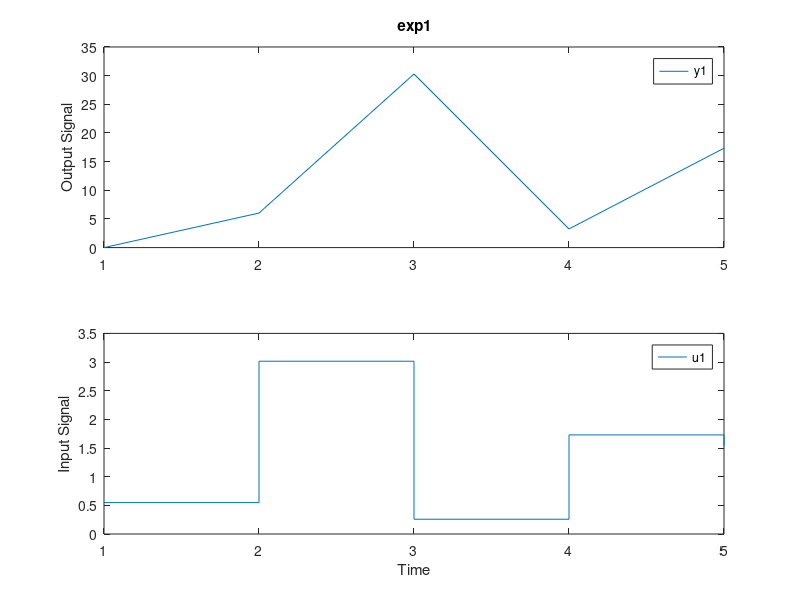

Write MATLAB code to recreate this figure. (Note: this script raises an error after producing the figure.)
%load iddata3 z3 % estimation data
len = 5;
u1 = exp(randn(1, len))';
u2 = exp(randn(1, len))';
y = zeros(size(u1));
tao = 1;
for t = 1:length(u1)  % fake data with strong autocorrelation
    if t-tao > 0;
        y(t) = u1(t-tao)*10 + rand;
    end
end

%y = [1 2 3 5 10 20].';
%u1 = [0 1 2 4 9 15].';
%u2 = [1 2 3 4 5 6].';

u = [u1, u2];  % is u time or input signal?
u = u1;

ny = size(y, 2);  % # of inputs
nu = size(u, 2);  % # of outputs

if(size(u, 1) ~= size(y, 1))
    printf('size of input and output mismatched');
end

z3 = iddata(y, u, 1);
disp(z3)
figure;
plot(z3)
na = 1;
nb = 1;
nk = 1;

% # rows of na, nb, nk == # outputs rows of u (ny) 
% na is square (ny by ny)
% nb && nk are ny x nu

Orders = [na nb nk]; 
[Lambda, R] = arxRegul(z3, Orders, 'DC');
Opt = arxOptions;
Opt.Regularization.Lambda = Lambda;
Opt.Regularization.R = R;
model1 = arx(z3, Orders)      % unregularized estimate 
model2 = arx(z3, Orders, Opt) % regularized estimate
% Compare fits and confidence bounds on frequency response
figure;
compare(z3, model1, model2)
figure;
%disp(model1);
%disp(model2);
showConfidence(bodeplot(model1,model2))